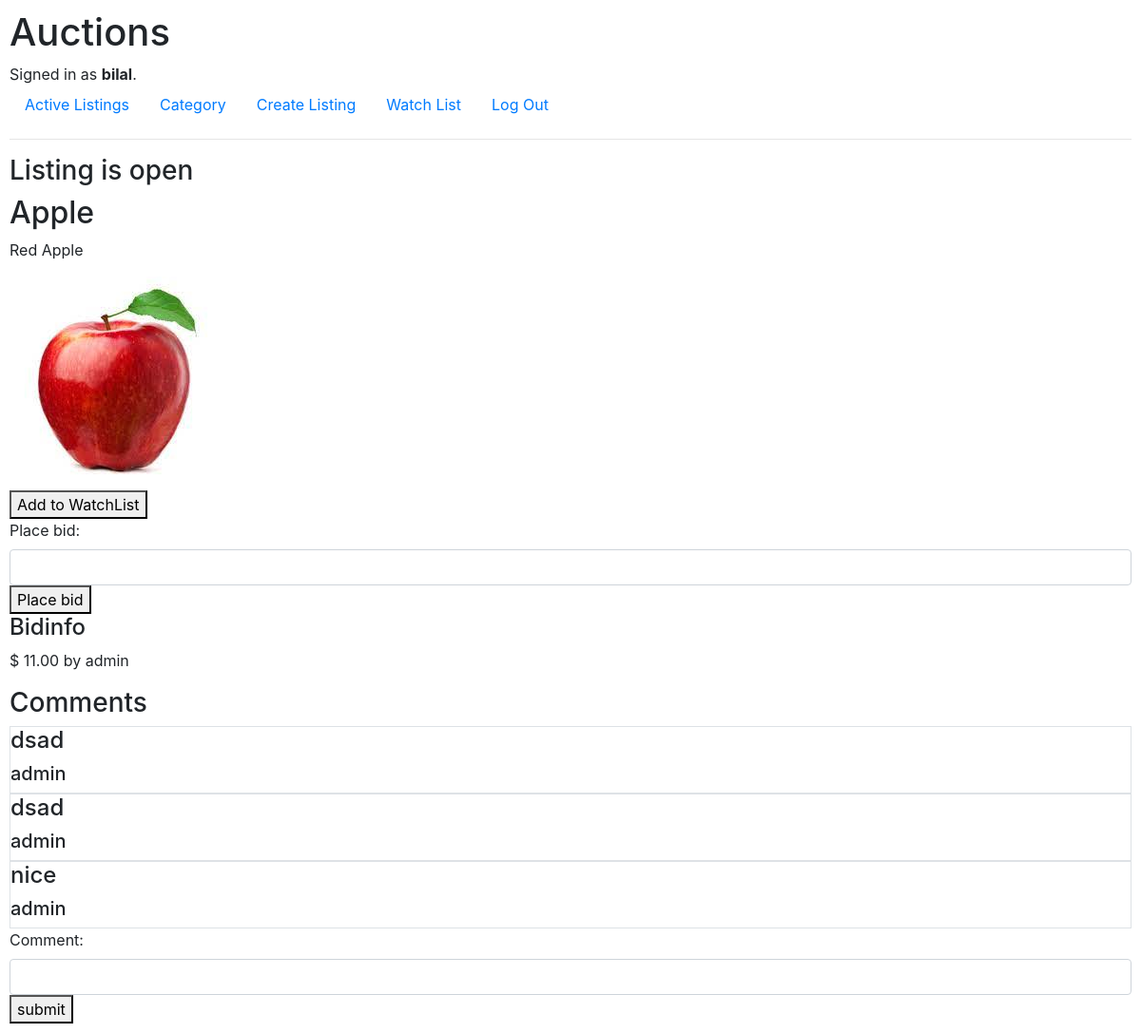
The app's page /listing/1/ (signed in) with its own data.
### auctions/models.py (models this page shows)
class User(AbstractUser):
    pass

class AuctionListing(models.Model):
    categories = [
        ("Fashion", "Fashion"),
        ("Toys", "Toys"),
        ("Electronic", "Electronic"),
        ("Home","Home"),
        ("Food","Food"),
    ]
    id = models.BigAutoField(primary_key=True)
    title = models.CharField(max_length=64)
    description = models.CharField(max_length=5000)
    starting_bid = models.DecimalField(decimal_places=2, max_digits=15)
    category = models.CharField(blank=True,max_length=64, choices=categories)
    image = models.ImageField(blank=True,upload_to="image")
    active = models.BooleanField()
    created = models.DateTimeField()
    createdby = models.ForeignKey(User,verbose_name="createdby",on_delete=models.CASCADE)
    def __str__(self) -> str:
        return f"id:{self.id}, title:{self.id}, description:{self.description}, starting bid:{self.starting_bid}, active:{self.active} "

class AuctionBidsModel(models.Model):
    id = models.BigAutoField(primary_key=True)
    highestbid = models.DecimalField(decimal_places=2, max_digits=15)
    highestbiduser = models.ForeignKey(User,on_delete=models.CASCADE, related_name="highestbiduser")
    biditem = models.ForeignKey(AuctionListing,on_delete=models.CASCADE)
    def __str__(self) -> str:
        return f"id:{self.id},highestbid: {self.highestbid}, by:{self.highestbiduser} on item:{self.biditem}"

class CommentsModel(models.Model):
    id = models.BigAutoField(primary_key=True)
    commentby = models.ForeignKey(User,on_delete=models.CASCADE, related_name="usercomments")
    comment = models.CharField(max_length=5000)
    item = models.ForeignKey(AuctionListing,on_delete=models.CASCADE, default=1)

### auctions/views.py (the view)
# urls.py: path("listing/<int:listing_id>/", views.listing, name="listing"),
def listing(request,listing_id):
    list_item = AuctionListing.objects.get(id=listing_id)
    current_user = User.objects.get(id =request.user.id)
    watchlist_entries = current_user.userwatchlist.all()
    exists = watchlist_entries.filter(auctionlisting = list_item)
    owner = request.user == list_item.createdby
    bidinfo = AuctionBidsModel.objects.filter(biditem=list_item)
    bidinfo = bidinfo.first()
    print(bidinfo)
    comments = CommentsModel.objects.filter(item = list_item)
    return render(request,"auctions/listing.html", {
        "listing": list_item,
        "media_url": settings.MEDIA_URL,
        "exists": exists,
        "bidform": BidForm(),
        "owner": owner,
        "bidinfo":bidinfo,
        "comments":comments,
        "commentform":CommentForm(),
    })

### auctions/views.py
class BidForm(forms.Form):
    place_bid = forms.DecimalField(decimal_places=2, max_digits=15, min_value=0.01,widget=forms.NumberInput(attrs={'class': 'form-control'}))

class CommentForm(forms.Form):
    comment = forms.CharField(max_length=64,widget=forms.TextInput(attrs={'class': 'form-control'}))

### auctions/templates/auctions/listing.html (shortened to what this page needs)
{% extends "auctions/layout.html" %}
{% block body %}
  {% if owner and listing.active %}
  <form action="{% url 'closelisting' listing.id %}" method="post">
    {% csrf_token %}
    <button type="submit">Close Auction</button>
  </form>
  {% elif not owner and listing.active %}
  <h3>Listing is open</h3>
  {% else %}
   <h2>The winner is</h2>
  {% endif %}
  <h2> {{ listing.title }} </h2>
  <p> {{ listing.description }}</p>
  {% if listing.image %}
    <img src="{{ media_url }}{{ listing.image }}" alt="">
  {% else %}
   <h2>No image</h2>
  {% endif %}
  {% if exists %}
  <form action="{% url 'removefromwatchlist' listing.id %}" method="post">
    {% csrf_token %}
    <button type="submit">Remove from WatchList</button>
  </form>
  {% else %}
    <form action="{% url 'addtowatchlist' listing.id %}" method="post">
    <button type="submit">Add to WatchList</button>
    </form>
  {% endif %}
  {% if listing.active %}
  <form action="{% url 'placebid' listing.id %}" method="post">
    {{ bidform }}
    <button type="submit">Place bid</button>
  </form>
  {% else %}
    <h3> The auction of the item has ended. Winner will be announced.</h3>
  {% endif %}
  <h4>Bidinfo</h4>
  <p>$ {{ bidinfo.highestbid }} by {{ bidinfo.highestbiduser}}</p>
  <h3>Comments</h3>
  {% for comment in comments %}
  <div class="border">
    <h4>{{ comment.comment }}</h4>
    <h5> {{ comment.commentby }}</h5>
  </div>
  {% endfor %}
  <form action="{% url 'addcomment' listing.id %}" method="post">
    {{ commentform }}
    <button type="submit">submit</button>
  </form>
{% endblock %}

### auctions/templates/auctions/layout.html (shortened to what this page needs)
{% load static %}
<!DOCTYPE html>
<html lang="en">
    <head>
        <link rel="stylesheet" href="https://stackpath.bootstrapcdn.com/bootstrap/4.4.1/css/bootstrap.min.css">
        <link href="{% static 'auctions/styles.css' %}" rel="stylesheet">
    </head>
    <body>
        <h1>Auctions</h1>
        <div>
            {% if user.is_authenticated %}
                Signed in as <strong>{{ user.username }}</strong>.
            {% else %}
                Not signed in.
            {% endif %}
        </div>
        <ul class="nav">
            <li class="nav-item">
                <a class="nav-link" href="{% url 'index' %}">Active Listings</a>
            </li>
            <li class="nav-item">
                <a class="nav-link" href="{% url 'category' %}">Category</a>
            </li>
            {% if user.is_authenticated %}
                <li class="nav-item">
                    <a class="nav-link" href="{% url 'create_auction' %}">Create Listing</a>
                </li>
                <li class="nav-item">
                    <a class="nav-link" href="{% url 'watchlist' %}">Watch List</a>
                </li>
                <li class="nav-item">
                    <a class="nav-link" href="{% url 'logout' %}">Log Out</a>
                </li>
            {% endif %}
        </ul>
        <hr>
        {% block body %}
        {% endblock %}
    </body>
</html>

### auctions/static/auctions/styles.css (style rules this page uses)
body { padding: 10px; }

### records on screen
User: username "bilal"
AuctionListing: title "Apple", description "Red Apple", image (picture)
AuctionBidsModel: highestbid "11.00", highestbiduser "admin"
CommentsModel: comment "dsad", commentby "admin"
CommentsModel: comment "dsad", commentby "admin"
CommentsModel: comment "nice", commentby "admin"
